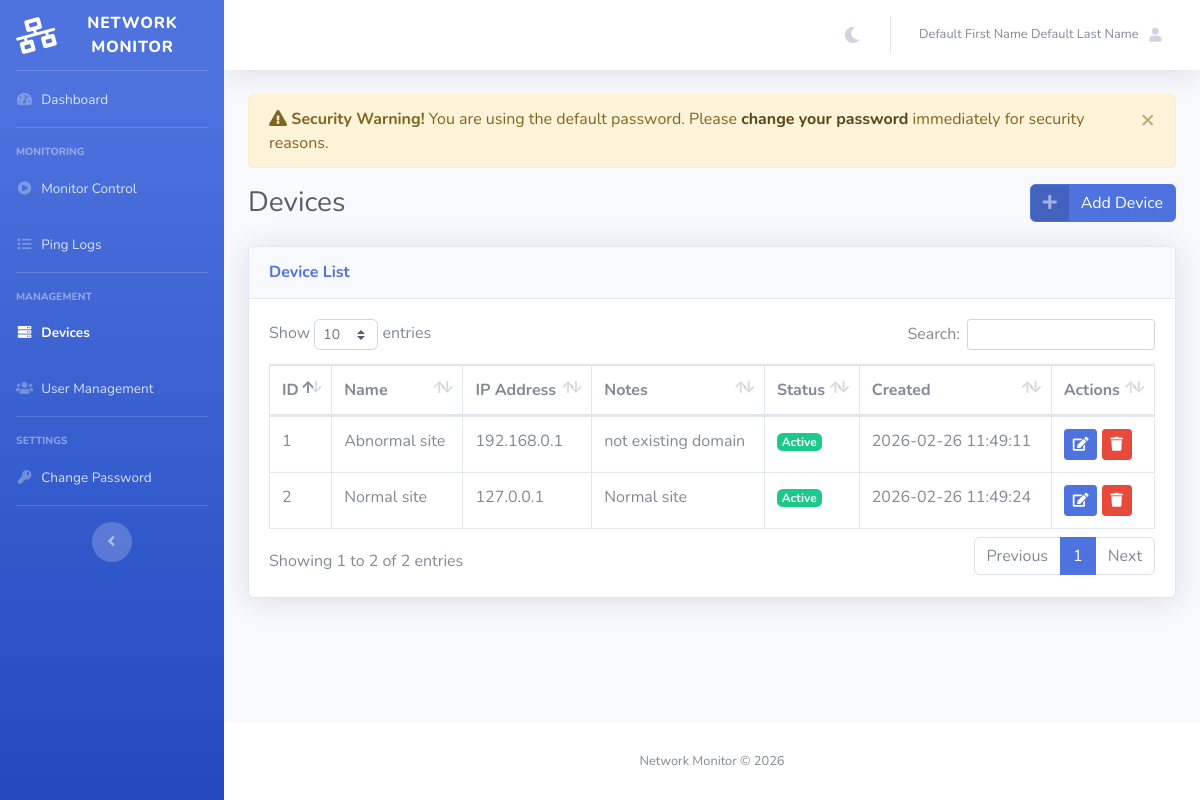
The app's page /devices.php (signed in) with its own data.
### tables this page shows
CREATE TABLE devices (
            id INTEGER PRIMARY KEY AUTOINCREMENT,
            name TEXT NOT NULL,
            ip_address TEXT NOT NULL UNIQUE,
            notes TEXT,
            is_active INTEGER NOT NULL DEFAULT 1,
            created_at TEXT NOT NULL DEFAULT (datetime('now'))
        );

### devices.php (the view, shortened to what this page needs)
<?php
$pdo = db();
$stmt = $pdo->query("SELECT id, name, ip_address, notes, is_active, created_at FROM devices ORDER BY name ASC");
$devices = $stmt->fetchAll(PDO::FETCH_ASSOC);
$page_styles = '
<link href="sb_admin_theme/vendor/datatables/dataTables.bootstrap4.min.css" rel="stylesheet">
';
require_once __DIR__ . '/includes/header.php';
?>
    <div id="wrapper">
        <?php require_once __DIR__ . '/includes/sidebar.php'; ?>
        <div id="content-wrapper" class="d-flex flex-column">
            <div id="content">
                <?php require_once __DIR__ . '/includes/topbar.php'; ?>
                <div class="container-fluid">
                    <?php require_once __DIR__ . '/includes/alerts.php'; ?>
                    <div class="d-sm-flex align-items-center justify-content-between mb-4">
                        <h1 class="h3 mb-0 text-gray-800">Devices</h1>
                        <a href="device_add.php" class="btn btn-primary btn-icon-split">
                            <span class="icon text-white-50">
                                <i class="fas fa-plus"></i>
                            </span>
                            <span class="text">Add Device</span>
                        </a>
                    </div>
                    <div class="card shadow mb-4">
                        <div class="card-header py-3">
                            <h6 class="m-0 font-weight-bold text-primary">Device List</h6>
                        </div>
                        <div class="card-body">
                            <div class="table-responsive">
                                <table class="table table-bordered" id="devicesTable" width="100%" cellspacing="0">
                                    <thead>
                                        <tr>
                                            <th>ID</th>
                                            <th>Name</th>
                                            <th>IP Address</th>
                                            <th>Notes</th>
                                            <th>Status</th>
                                            <th>Created</th>
                                            <th>Actions</th>
                                        </tr>
                                    </thead>
                                    <tbody>
                                        <?php foreach ($devices as $device): ?>
                                        <tr>
                                            <td><?php echo htmlspecialchars($device['id']); ?></td>
                                            <td><?php echo htmlspecialchars($device['name']); ?></td>
                                            <td><?php echo htmlspecialchars($device['ip_address']); ?></td>
                                            <td><?php echo htmlspecialchars($device['notes'] ?? ''); ?></td>
                                            <td>
                                                <?php if ($device['is_active']): ?>
                                                    <span class="badge badge-success">Active</span>
                                                <?php else: ?>
                                                    <span class="badge badge-secondary">Inactive</span>
                                                <?php endif; ?>
                                            </td>
                                            <td><?php echo htmlspecialchars($device['created_at']); ?></td>
                                            <td>
                                                <a href="device_edit.php?id=<?php echo $device['id']; ?>" class="btn btn-sm btn-primary">
                                                    <i class="fas fa-edit"></i>
                                                </a>
                                                <a href="device_delete.php?id=<?php echo $device['id']; ?>" class="btn btn-sm btn-danger" onclick="return confirm('Are you sure you want to delete this device?');">
                                                    <i class="fas fa-trash"></i>
                                                </a>
                                            </td>
                                        </tr>
                                        <?php endforeach; ?>
                                    </tbody>
                                </table>
                            </div>
                        </div>
                    </div>
                </div>
            </div>
<?php require_once __DIR__ . '/includes/footer.php'; ?>

### includes/header.php (style rules this page uses)
body { transition: background-color 0.3s ease, color 0.3s ease; }

### records on screen
devices: id "1", name "Abnormal site", ip_address "192.168.0.1", notes "not existing domain", is_active "Active", created_at "2026-02-26 11:49:11"
devices: id "2", name "Normal site", ip_address "127.0.0.1", notes "Normal site", is_active "Active", created_at "2026-02-26 11:49:24"

### other values on screen
$first_name . ' ' . $last_name "Default First Name Default Last Name"
